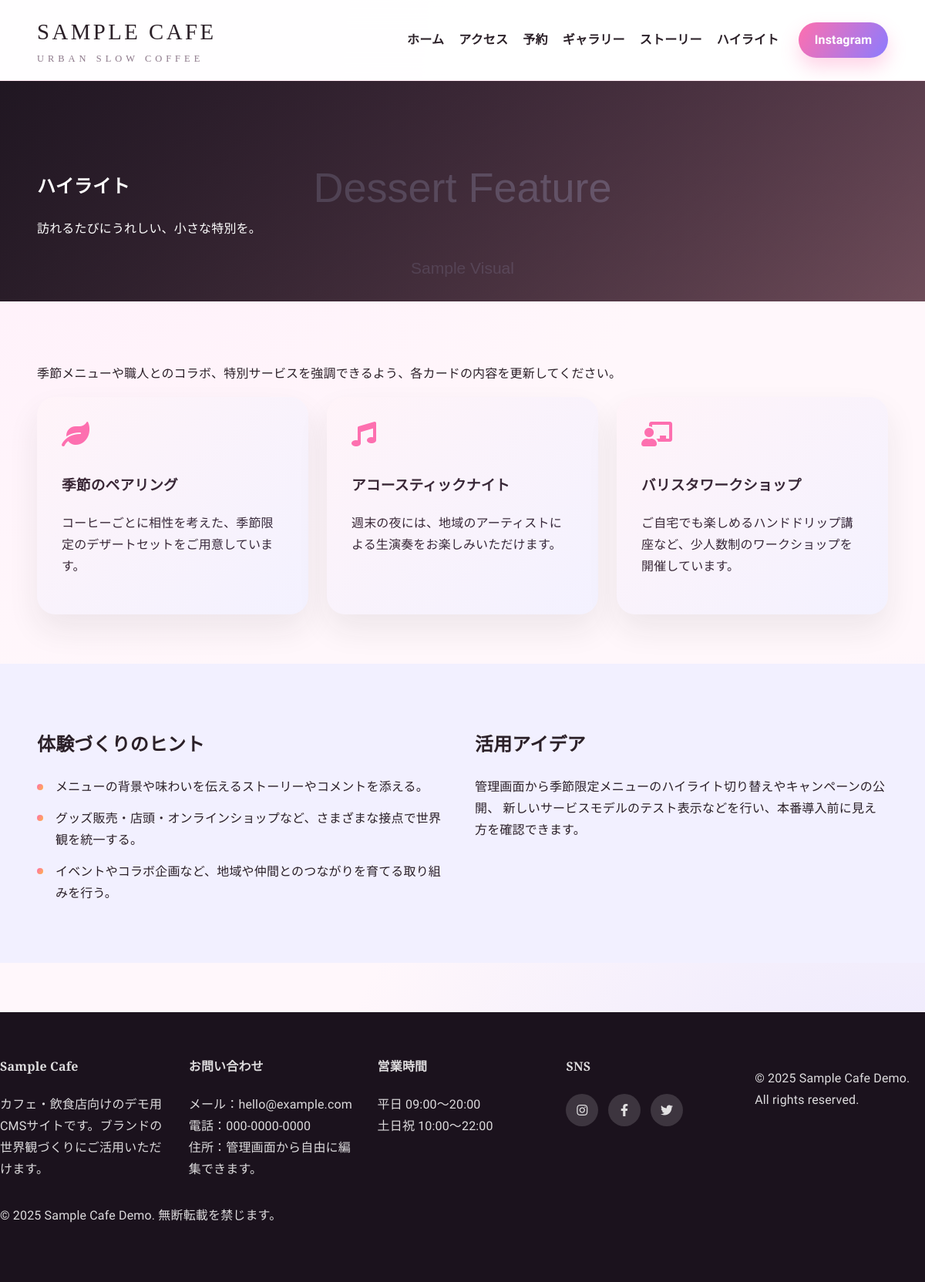
The page /highlights on the database its author committed.
### tables this page shows
CREATE TABLE site_content (
            id INTEGER PRIMARY KEY AUTOINCREMENT,
            section TEXT UNIQUE NOT NULL,
            title TEXT,
            subtitle TEXT,
            body TEXT,
            highlight TEXT,
            image TEXT,
            extra_info TEXT
        );

CREATE TABLE features (
            id INTEGER PRIMARY KEY AUTOINCREMENT,
            title TEXT NOT NULL,
            description TEXT NOT NULL,
            icon TEXT DEFAULT 'fa-mug-hot'
        );

### app.py (the view)
    def features_page():
        content = fetch_content("features")
        features = fetch_features()
        return render_template("site/features.html", content=content, features=features)

### app.py (called while the page is built)
def get_db_connection():
    conn = sqlite3.connect(DATABASE_PATH)
    conn.row_factory = sqlite3.Row
    return conn

def fetch_content(section: str):
    conn = get_db_connection()
    row = conn.execute(
        "SELECT * FROM site_content WHERE section = ?", (section,)
    ).fetchone()
    conn.close()
    return dict(row) if row is not None else None

def fetch_features():
    conn = get_db_connection()
    features = conn.execute("SELECT * FROM features ORDER BY id").fetchall()
    conn.close()
    return features

### templates/site/features.html (shortened to what this page needs)
{% extends 'site/base.html' %}
{% block content %}
<section class="page-hero" style="background-image: url('{{ content['image'] }}');" data-animate>
    <div class="container">
        <h1>{{ content['title'] }}</h1>
        <p>{{ content['subtitle'] }}</p>
    </div>
</section>
<section class="page-section container" data-animate>
    <p>{{ content['body'] }}</p>
    <div class="grid feature-expanded">
        {% for feature in features %}
        <div class="feature-card">
            <i class="fas {{ feature['icon'] }}"></i>
            <h3>{{ feature['title'] }}</h3>
            <p>{{ feature['description'] }}</p>
        </div>
        {% endfor %}
    </div>
</section>
<section class="page-section accent" data-animate>
    <div class="container split">
        <div>
            <h2>体験づくりのヒント</h2>
            <ul class="bullet-list">
                <li>メニューの背景や味わいを伝えるストーリーやコメントを添える。</li>
                <li>グッズ販売・店頭・オンラインショップなど、さまざまな接点で世界観を統一する。</li>
                <li>イベントやコラボ企画など、地域や仲間とのつながりを育てる取り組みを行う。</li>
            </ul>
        </div>
        <div>
            <h2>活用アイデア</h2>
            <p>
                管理画面から季節限定メニューのハイライト切り替えやキャンペーンの公開、
                新しいサービスモデルのテスト表示などを行い、本番導入前に見え方を確認できます。
            </p>
        </div>
    </div>
</section>
{% endblock %}

### static/css/site.css (style rules this page uses)
:root { --bg: #fff7fb; --bg-accent: #f2f0ff; --surface: #ffffff; --text: #2b2028; --muted: #8b7688; --accent: #ff6fae; --accent-2: #ffb347; --accent-3: #8c7bff; --shadow: 0 25px 60px rgba(255, 111, 174, 0.2); --radius-xl: 32px; --radius-lg: 24px; --radius-md: 18px; }
* { box-sizing: border-box; }
body { margin: 0; font-family: 'Noto Sans JP', 'Work Sans', 'Hiragino Sans', sans-serif; color: var(--text); background: radial-gradient(circle at top left, rgba(255, 236, 250, 0.8), transparent 45%), radial-gradient(circle at bottom right, rgba(218, 219, 255, 0.7), transparent 40%), var(--bg); line-height: 1.75; letter-spacing: 0.01em; }
.container { width: min(1180px, 92vw); margin: 0 auto; }
[data-animate] { opacity: 0; transform: translateY(40px); transition: opacity 0.8s ease, transform 0.8s ease; }
.announcement-grid, .feature-grid .grid, .feature-expanded, .info-grid, .gallery-grid, .footer-grid { display: grid; gap: 1.5rem; }
.feature-expanded { grid-template-columns: repeat(auto-fit, minmax(260px, 1fr)); }
.feature-card { background: var(--surface); border-radius: var(--radius-lg); padding: 2rem; text-align: left; box-shadow: 0 20px 40px rgba(43, 32, 40, 0.08); position: relative; overflow: hidden; }
.feature-card::after { content: ''; position: absolute; inset: 0; background: linear-gradient(140deg, rgba(255, 111, 174, 0.08), rgba(140, 123, 255, 0.1)); pointer-events: none; }
.feature-card i { font-size: 2rem; color: var(--accent); margin-bottom: 1rem; }
.page-hero { position: relative; color: var(--surface); padding: 6rem 0 4rem; background-size: cover; background-position: center; overflow: hidden; }
.page-hero::after { content: ''; position: absolute; inset: 0; background: linear-gradient(120deg, rgba(27, 18, 32, 0.9), rgba(59, 25, 70, 0.6)); }
.page-hero .container { position: relative; z-index: 1; }
.page-section { padding: 4rem 0; }
.page-section.accent { background: var(--bg-accent); }
.two-column, .split, .info-grid { display: grid; grid-template-columns: repeat(auto-fit, minmax(260px, 1fr)); gap: 2rem; align-items: start; }
.bullet-list { list-style: none; padding: 0; margin: 0; }
.bullet-list li { padding-left: 1.5rem; position: relative; margin-bottom: 0.8rem; }
.bullet-list li::before { content: ''; width: 8px; height: 8px; border-radius: 50%; background: linear-gradient(120deg, var(--accent), var(--accent-2)); position: absolute; left: 0; top: 0.6rem; }

### rows shown on the page
site_content: image (picture), title "ハイライト", subtitle "訪れるたびにうれしい、小さな特別を。", body "季節メニューや職人とのコラボ、特別サービスを強調できるよう、各カードの内容を更新してください。"
features: title "季節のペアリング", description "コーヒーごとに相性を考えた、季節限定のデザートセットをご用意しています。"
features: title "アコースティックナイト", description "週末の夜には、地域のアーティストによる生演奏をお楽しみいただけます。"
features: title "バリスタワークショップ", description "ご自宅でも楽しめるハンドドリップ講座など、少人数制のワークショップを開催しています。"

### other values the page prints
{{ label }} "ホーム" "アクセス" "予約" "ギャラリー" "ストーリー" "ハイライト"
